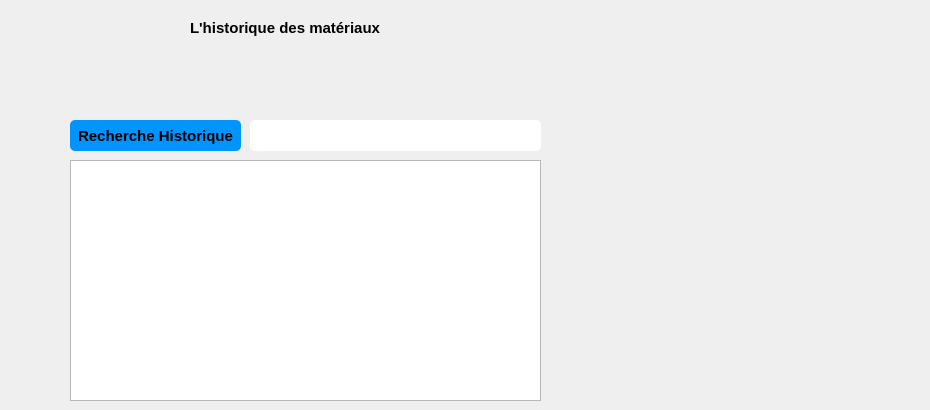
   <widget class="QWidget" name="page_9">
    <widget class="QPushButton" name="pushButton_23">
     <property name="geometry">
      <rect>
       <x>540</x>
       <y>290</y>
       <width>121</width>
       <height>111</height>
      </rect>
     </property>
     <property name="font">
      <font>
       <pointsize>11</pointsize>
       <weight>75</weight>
       <bold>true</bold>
      </font>
     </property>
     <property name="styleSheet">
      <string notr="true">QPushButton { border: none;image :url(C:/Users/ASUS/Downloads/tools-and-utensils (2).png);}
QPushButton:hover
{
border: none;image :url(C:/Users/ASUS/Downloads/technology.png);
}
</string>
     </property>
     <property name="text">
      <string/>
     </property>
    </widget>
    <widget class="QTextBrowser" name="historique_materiel">
     <property name="geometry">
      <rect>
       <x>70</x>
       <y>160</y>
       <width>471</width>
       <height>241</height>
      </rect>
     </property>
     <property name="font">
      <font>
       <pointsize>11</pointsize>
       <weight>75</weight>
       <bold>true</bold>
      </font>
     </property>
    </widget>
    <widget class="QPushButton" name="find">
     <property name="geometry">
      <rect>
       <x>70</x>
       <y>120</y>
       <width>171</width>
       <height>31</height>
      </rect>
     </property>
     <property name="font">
      <font>
       <pointsize>11</pointsize>
       <weight>75</weight>
       <bold>true</bold>
      </font>
     </property>
     <property name="styleSheet">
      <string notr="true">QPushButton {
padding: 5px;
border-radius: 5px;
background-color:#0094ff;
font-weight: bold;
}
QPushButton:hover
{
color :white;
}</string>
     </property>
     <property name="text">
      <string>Recherche Historique</string>
     </property>
    </widget>
    <widget class="QLineEdit" name="Recherche_Historique_4">
     <property name="geometry">
      <rect>
       <x>250</x>
       <y>120</y>
       <width>291</width>
       <height>31</height>
      </rect>
     </property>
     <property name="styleSheet">
      <string notr="true">QLineEdit {
padding: 5px;
border-radius: 5px;

font-weight: bold;
}</string>
     </property>
    </widget>
    <widget class="QLabel" name="label_8">
     <property name="geometry">
      <rect>
       <x>190</x>
       <y>20</y>
       <width>281</width>
       <height>16</height>
      </rect>
     </property>
     <property name="font">
      <font>
       <pointsize>11</pointsize>
       <weight>75</weight>
       <bold>true</bold>
      </font>
     </property>
     <property name="text">
      <string>L'historique des matériaux</string>
     </property>
    </widget>
    <widget class="QPushButton" name="pushButton_40">
     <property name="geometry">
      <rect>
       <x>870</x>
       <y>0</y>
       <width>21</width>
       <height>23</height>
      </rect>
     </property>
     <property name="styleSheet">
      <string notr="true">QPushButton { border: none;image :url(C:/Users/ASUS/Downloads/left-chevron.png);}
QPushButton:hover
{
border: none;image :url(C:/Users/ASUS/Downloads/arrows.png);
}
</string>
     </property>
     <property name="text">
      <string/>
     </property>
    </widget>
    <widget class="QPushButton" name="pushButton_41">
     <property name="geometry">
      <rect>
       <x>900</x>
       <y>0</y>
       <width>21</width>
       <height>23</height>
      </rect>
     </property>
     <property name="styleSheet">
      <string notr="true">QPushButton { border: none;image :url(C:/Users/ASUS/Downloads/orientation.png);}
QPushButton:hover
{
border: none;image :url(C:/Users/ASUS/Downloads/orientation (1).png);
}
</string>
     </property>
     <property name="text">
      <string/>
     </property>
    </widget>
   </widget>
